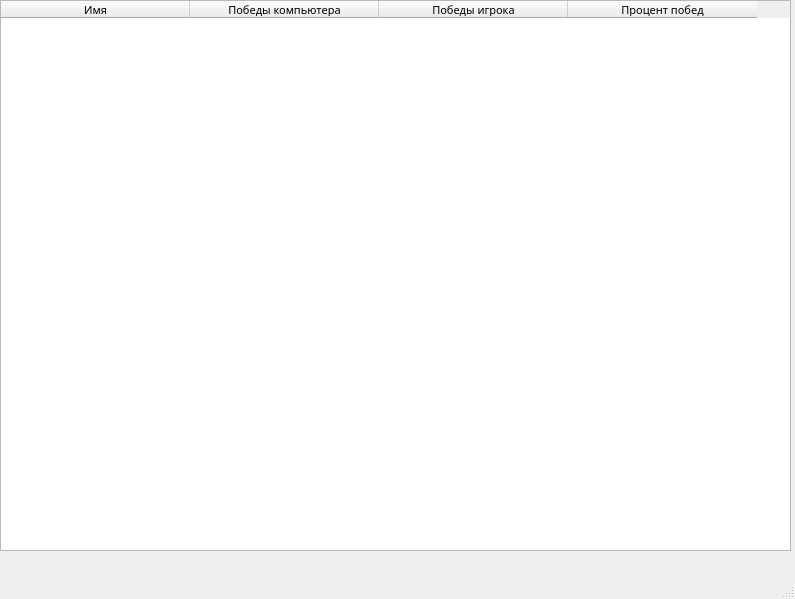
<?xml version="1.0" encoding="UTF-8"?>
<ui version="4.0">
 <class>MainWindow</class>
 <widget class="QMainWindow" name="MainWindow">
  <property name="geometry">
   <rect>
    <x>0</x>
    <y>0</y>
    <width>795</width>
    <height>599</height>
   </rect>
  </property>
  <property name="windowTitle">
   <string>MainWindow</string>
  </property>
  <widget class="QWidget" name="centralwidget">
   <widget class="QTableWidget" name="tableWidget">
    <property name="geometry">
     <rect>
      <x>0</x>
      <y>0</y>
      <width>791</width>
      <height>551</height>
     </rect>
    </property>
    <property name="font">
     <font>
      <family>Segoe Script</family>
     </font>
    </property>
    <attribute name="horizontalHeaderMinimumSectionSize">
     <number>25</number>
    </attribute>
    <attribute name="horizontalHeaderDefaultSectionSize">
     <number>189</number>
    </attribute>
    <column>
     <property name="text">
      <string>Имя</string>
     </property>
     <property name="font">
      <font>
       <pointsize>8</pointsize>
      </font>
     </property>
    </column>
    <column>
     <property name="text">
      <string>Победы компьютера</string>
     </property>
     <property name="font">
      <font>
       <pointsize>8</pointsize>
      </font>
     </property>
    </column>
    <column>
     <property name="text">
      <string>Победы игрока</string>
     </property>
     <property name="font">
      <font>
       <pointsize>8</pointsize>
      </font>
     </property>
    </column>
    <column>
     <property name="text">
      <string>Процент побед</string>
     </property>
     <property name="font">
      <font>
       <pointsize>8</pointsize>
      </font>
     </property>
    </column>
   </widget>
  </widget>
  <widget class="QMenuBar" name="menubar">
   <property name="geometry">
    <rect>
     <x>0</x>
     <y>0</y>
     <width>795</width>
     <height>22</height>
    </rect>
   </property>
  </widget>
  <widget class="QStatusBar" name="statusbar"/>
 </widget>
 <resources/>
 <connections/>
</ui>
